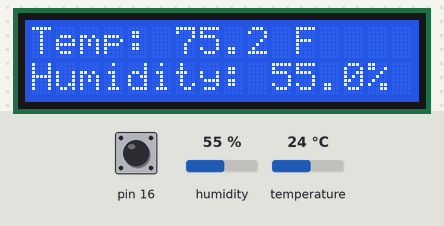
Bench run of a program on a simulated Raspberry Pi (header pin numbers). Parts: 16×2 character LCD. The inputs (shaded band) are chosen by the test bench; at power-on: pin 16 HIGH, humidity 55 %, temperature 24 °C. Library files of the repository ran but are not shown: _LCD1602.py.

Above: at 1.2 s.
1.3 s: pin 16 pulled LOW for 0.55 s
At 2.7 s:
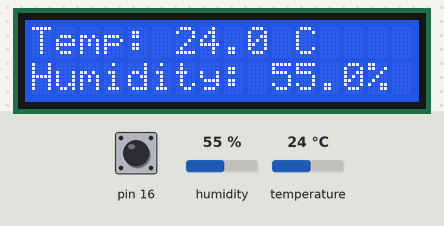
3.4 s: humidity set to 22 %
At 4.1 s:
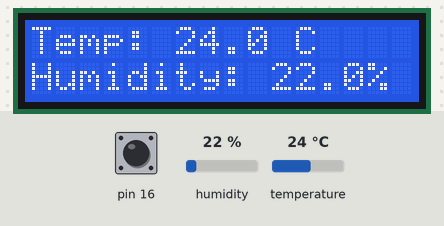
5.2 s: temperature set to 12 °C
At 6.6 s:
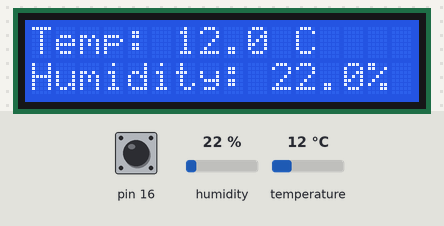
6.9 s: pin 16 pulled LOW for 1 s
At 9.0 s:
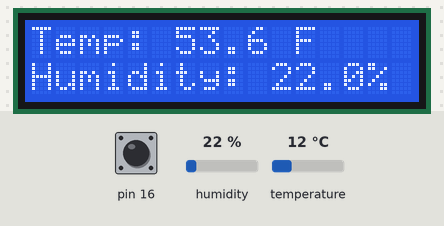
9.5 s: humidity set to 40 %
At 10.4 s:
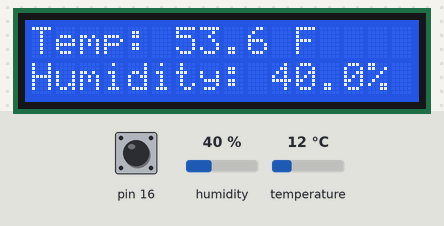
11.3 s: temperature set to 19 °C
At 12.0 s:
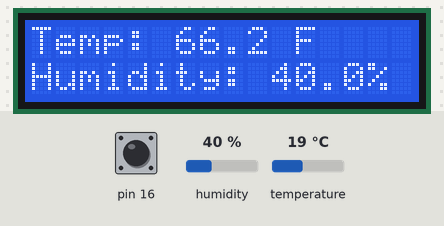
Timing chart, 0 to 14.0 s (numbered marks = the images above; inputs shaded):
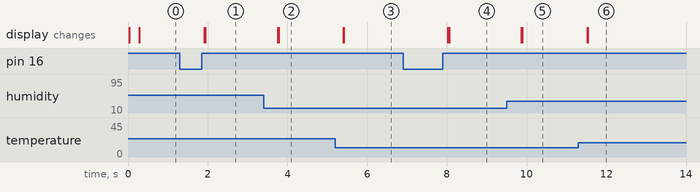

The program:

lesson26_temp_humidity_sensor_lcd.py
```python
from time import sleep
from _App import App
from _Input import ToggleButton
import _LCD1602
import dht11

is_fahrenheit = 1
is_dirty = 0
current_celsius = 0
current_humidity = 0

def toggle_temp():
    global is_fahrenheit, is_dirty

    is_fahrenheit = not is_fahrenheit
    is_dirty = 1

def lcd_write():
    global is_dirty, current_celsius, current_humidity

    _LCD1602.write(0, 0, 'Temp: ')
    if is_fahrenheit:
        fahrenheit = current_celsius * (9.0 / 5.0) + 32
        temperature = str(round(fahrenheit, 1))
        temperature_count = len(temperature)
        _LCD1602.write(6, 0, temperature)
        _LCD1602.write(6 + temperature_count, 0, ' F')
    else:
        temperature = str(round(current_celsius, 1))
        temperature_count = len(temperature)
        _LCD1602.write(6, 0, temperature)
        _LCD1602.write(6 + temperature_count, 0, ' C')

    humidity = str(round(current_humidity, 1))
    humidity_count = len(humidity)
    _LCD1602.write(0, 1, 'Humidity: ')
    _LCD1602.write(10, 1, humidity)
    _LCD1602.write(10 + humidity_count, 1, '%')

    is_dirty = 0

def main():
    global is_dirty, current_celsius, current_humidity

    fps = 0.2
    _LCD1602.init(0x27, 1)
    sensor = dht11.DHT11(27)
    button = ToggleButton(16)
    button.state_change = lambda state: toggle_temp()

    while True:
        result = sensor.read()

        if result.is_valid():
            current_celsius = result.temperature
            current_humidity = result.humidity
            is_dirty = 1

        button.processEvents()

        if is_dirty:
            lcd_write()

        sleep(fps)

app = App()
app.main = lambda: main()
app.run()

sleep(0.2)
_LCD1602.clear()

# detect address for lcd:
# i2cdetect -y 1
```

_App.py
```python
from enum import Enum
from types import LambdaType
import RPi.GPIO as GPIO

class PinType(Enum):
    BCM = GPIO.BCM
    BOARD = GPIO.BOARD

class App(object):
    def __init__(self, type: PinType = PinType.BCM):
        self.__type = type
        self.__main = None
        super().__init__()
        GPIO.setmode(type.value)

    def __del__(self):
        self.close()

    @property
    def type(self) -> PinType:
        return self.__type

    @property
    def main(self) -> LambdaType:
        return self.__main

    @main.setter
    def main(self, newValue: LambdaType):
        if self.__type is not None:
            self.__main = newValue

    def run(self):
        try:
            if self.__main is not None:
                self.__main()
        except KeyboardInterrupt:
            print(' Interrupted')
        self.close()

    def close(self):
        self.__main = None
        if self.__type is not None:
            self.__type = None
            GPIO.cleanup()
            print("Done!")
```

_Input.py
```python
from enum import Enum
from types import LambdaType
from _Core import InputPin, PinResistor

class ButtonState(Enum):
    DOWN = 1
    UP = 2

class Button(InputPin):
    def __init__(self, pin, resistor: PinResistor = PinResistor.PULL_UP):
        self.__state = ButtonState.UP
        self.__state_change = None
        if resistor == PinResistor.PULL_UP or resistor == PinResistor.PULL_UP_EXTERNAL:
            self._idle_value = 1
        else:
            self._idle_value = 0
        self._lastValue = self._idle_value
        super().__init__(pin, resistor=resistor)

    @property
    def state(self) -> ButtonState:
        return self.__state

    @property
    def state_change(self) -> LambdaType:
        return self.__state_change

    @state_change.setter
    def state_change(self, newValue: LambdaType):
        self.__state_change = newValue

    def processEvents(self):
        self._set_last_value(self.value)

    def _set_last_value(self, newValue):
        if self._lastValue != newValue:
            self._lastValue = newValue
            newState = ButtonState.UP if newValue == self._idle_value else ButtonState.DOWN
            self._set_state(newState)

    def _set_state(self, newValue):
        if self.__state != newValue:
            self.__state = newValue
            if self.__state_change is not None:
                self.__state_change(self.__state)

class ToggleButton(Button):
    def __init__(self, pin, resistor: PinResistor = PinResistor.PULL_UP):
        super().__init__(pin, resistor=resistor)

    def _set_last_value(self, newValue):
        if self._lastValue != newValue:
            self._lastValue = newValue
            if newValue == self._idle_value:
                newState = ButtonState.UP if self.state == ButtonState.DOWN else ButtonState.DOWN
                self._set_state(newState)
```

_Core.py
```python
from enum import Enum
import RPi.GPIO as GPIO

class PinIO(Enum):
    INPUT = GPIO.IN
    OUTPUT = GPIO.OUT

class PinResistor(Enum):
    NONE = 1
    PULL_UP = 2
    PULL_DOWN = 3
    PULL_UP_EXTERNAL = 4
    PULL_DOWN_EXTERNAL = 5

class Pin(object):
    def __init__(self, pin: int, io: PinIO, resistor: PinResistor = PinResistor.NONE):
        self.__pin = pin
        self.__io = io
        self.__resistor = resistor
        super().__init__()
        if resistor == PinResistor.PULL_DOWN:
            GPIO.setup(pin, io.value, pull_up_down=GPIO.PUD_DOWN)
        elif resistor == PinResistor.PULL_UP:
            GPIO.setup(pin, io.value, pull_up_down=GPIO.PUD_UP)
        else:
            GPIO.setup(pin, io.value)

    def __del__(self):
        if self.__pin is not None:
            self.close()

    @property
    def pin(self) -> int:
        return self.__pin

    @property
    def io(self) -> PinIO:
        return self.__io

    @property
    def resistor(self) -> PinResistor:
        return self.__resistor

    @property
    def is_closed(self) -> bool:
        return self.__pin is None

    def close(self):
        self.__pin = None
        self.__io = None
        self.__resistor = None

    def _setIO(self, newValue: PinIO):
        if not self.is_closed and self.__io != newValue:
            self.__io = newValue
            if self.__resistor == PinResistor.PULL_DOWN:
                GPIO.setup(self.__pin, newValue.value, pull_up_down=GPIO.PUD_DOWN)
            elif self.__resistor == PinResistor.PULL_UP:
                GPIO.setup(self.__pin, newValue.value, pull_up_down=GPIO.PUD_UP)
            else:
                GPIO.setup(self.__pin, newValue.value)

    def _setResistor(self, newValue: PinResistor):
        if not self.is_closed and self.__resistor != newValue:
            self.__resistor = newValue

    def _read(self):
        if not self.is_closed and self.__io == PinIO.INPUT:
            return GPIO.input(self.__pin)
        else:
            return None

    def _write(self, newValue):
        if not self.is_closed and self.__io == PinIO.OUTPUT:
            GPIO.output(self.__pin, newValue)

class OutputPin(Pin):
    def __init__(self, pin, resistor: PinResistor = PinResistor.NONE):
        super().__init__(pin, io=PinIO.OUTPUT, resistor=resistor)

    @property
    def value(self):
        return None

    @value.setter
    def value(self, newValue):
        self._write(newValue)

class InputPin(Pin):
    def __init__(self, pin, resistor: PinResistor = PinResistor.NONE):
        super().__init__(pin, io=PinIO.INPUT, resistor=resistor)

    @property
    def value(self):
        return self._read()

class InputOutputPin(Pin):
    def __init__(self, pin, io: PinIO = PinIO.OUTPUT, resistor: PinResistor = PinResistor.NONE):
        super().__init__(pin, io=io, resistor=resistor)

    @property
    def value(self):
        return self._read()

    @value.setter
    def value(self, newValue):
        self._write(newValue)

    @property
    def io(self) -> PinIO:
        return super().io

    @io.setter
    def io(self, newValue: PinIO):
        self._setIO(newValue)
```

Measured:
- after the input at 1.3 s, the display: first changes after 0.61 s (image 1 shows a later state)
- after the input at 3.4 s, the display: first changes after 0.35 s (image 2 shows a later state)
- after the input at 5.2 s, the display: first changes after 0.21 s (image 3 shows a later state)
- after the input at 6.9 s, the display: first changes after 1.1 s (image 4 shows a later state)
- after the input at 9.5 s, the display: first changes after 0.37 s (image 5 shows a later state)
- after the input at 11.3 s, the display: first changes after 0.22 s (image 6 shows a later state)
